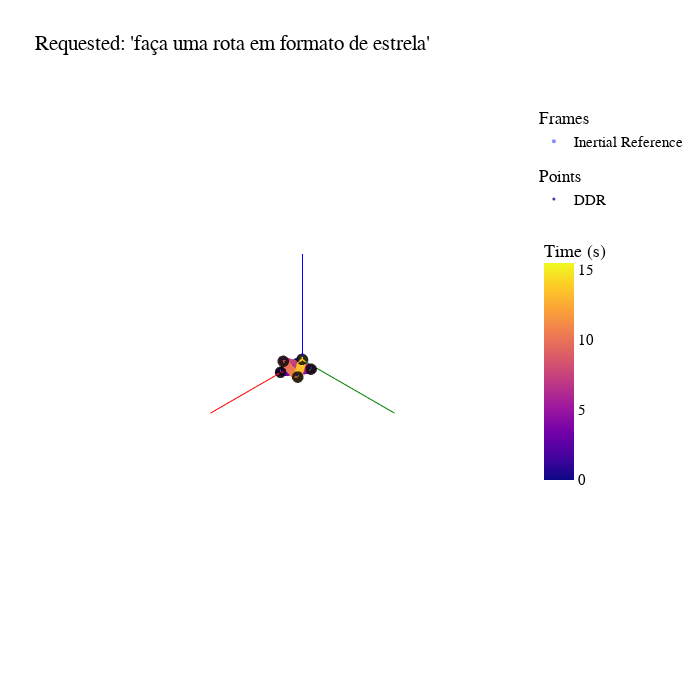

Write notebook code for a chart like this one.
### Code cell
# Create the Scene Viewer
scene = Viewer3D(title=f"Requested:\n'{recognized_speech}'", 
                 size=4) # In m

# Add inertial reference
scene.add_frame(
    transformation=np.eye(4), 
    name="Inertial Reference", 
    axis_size=5
)

# Add robot trajectory 
scene.add_points(points=trajectory, 
                 name='DDR',
                 color=time_vector,
                 colorscale='plasma',
                 range=[time_vector[0], time_vector[-1] + 0.5],
                 colorbar="Time (s)")

# Display poses
n_poses = 5
for pose in poses[::len(poses) // n_poses]:
    # Add poses
    scene.add_frame(
        transformation=pose, 
        axis_size=0.1,
        color='black'
    )

scene.figure.show()

### Figure 1 — Plotly figure (JSON) as saved in the notebook; plotly's stock layout.template omitted (floating-point values rounded to 4 significant figures; data arrays with more than 128 entries replaced by an {"elided": "..."} marker saying what was removed)
{"data": [{"legendgroup": "Frames", "legendgrouptitle": {"text": "Frames"}, "marker": {"opacity": 0.8, "size": 4}, "mode": "markers", "name": "Inertial Reference", "showlegend": true, "type": "scatter3d", "x": [0], "y": [0], "z": [0]}, {"hoverinfo": "skip", "line": {"color": "red", "width": 2}, "mode": "lines", "name": "xInertial Reference", "showlegend": false, "type": "scatter3d", "x": [0, 5], "y": [0, 0], "z": [0, 0]}, {"hoverinfo": "skip", "line": {"color": "green", "width": 2}, "mode": "lines", "name": "yInertial Reference", "showlegend": false, "type": "scatter3d", "x": [0, 0], "y": [0, 5], "z": [0, 0]}, {"hoverinfo": "skip", "line": {"color": "blue", "width": 2}, "mode": "lines", "name": "zInertial Reference", "showlegend": false, "type": "scatter3d", "x": [0, 0], "y": [0, 0], "z": [0, 5]}, {"legendgroup": "Points", "legendgrouptitle": {"text": "Points"}, "marker": {"cmax": 15.5, "cmin": 0, "color": {"elided": "300 float values"}, "colorbar": {"len": 0.5, "lenmode": "fraction", "title": {"text": "Time (s)"}}, "colorscale": [[0, "#0d0887"], [0.1111, "#46039f"], [0.2222, "#7201a8"], [0.3333, "#9c179e"], [0.4444, "#bd3786"], [0.5556, "#d8576b"], [0.6667, "#ed7953"], [0.7778, "#fb9f3a"], [0.8889, "#fdca26"], [1, "#f0f921"]], "opacity": 0.8, "size": 3}, "mode": "markers", "name": "DDR", "showlegend": true, "type": "scatter3d", "x": {"elided": "300 float values"}, "y": {"elided": "300 float values"}, "z": {"elided": "300 float values"}}, {"legendgroup": "Frames", "legendgrouptitle": {"text": "Frames"}, "marker": {"color": "black", "opacity": 0.8, "size": 4}, "mode": "markers", "name": "", "showlegend": false, "type": "scatter3d", "x": [0.025], "y": [0], "z": [0.04]}, {"hoverinfo": "skip", "line": {"color": "red", "width": 2}, "mode": "lines", "name": "x", "showlegend": false, "type": "scatter3d", "x": [0.025, 0.125], "y": [0, 0], "z": [0.04, 0.04]}, {"hoverinfo": "skip", "line": {"color": "green", "width": 2}, "mode": "lines", "name": "y", "showlegend": false, "type": "scatter3d", "x": [0.025, 0.025], "y": [0, 0.1], "z": [0.04, 0.04]}, {"hoverinfo": "skip", "line": {"color": "blue", "width": 2}, "mode": "lines", "name": "z", "showlegend": false, "type": "scatter3d", "x": [0.025, 0.025], "y": [0, 0], "z": [0.04, 0.14]}, {"legendgroup": "Frames", "legendgrouptitle": {"text": "Frames"}, "marker": {"color": "black", "opacity": 0.8, "size": 4}, "mode": "markers", "name": "", "showlegend": false, "type": "scatter3d", "x": [0.9798], "y": [0.01469], "z": [0.04]}, {"hoverinfo": "skip", "line": {"color": "red", "width": 2}, "mode": "lines", "name": "x", "showlegend": false, "type": "scatter3d", "x": [0.9798, 0.8989], "y": [0.01469, 0.07347], "z": [0.04, 0.04]}, {"hoverinfo": "skip", "line": {"color": "green", "width": 2}, "mode": "lines", "name": "y", "showlegend": false, "type": "scatter3d", "x": [0.9798, 0.921], "y": [0.01469, -0.06621], "z": [0.04, 0.04]}, {"hoverinfo": "skip", "line": {"color": "blue", "width": 2}, "mode": "lines", "name": "z", "showlegend": false, "type": "scatter3d", "x": [0.9798, 0.9798], "y": [0.01469, 0.01469], "z": [0.04, 0.14]}, {"legendgroup": "Frames", "legendgrouptitle": {"text": "Frames"}, "marker": {"color": "black", "opacity": 0.8, "size": 4}, "mode": "markers", "name": "", "showlegend": false, "type": "scatter3d", "x": [0.1987], "y": [0.564], "z": [0.04]}, {"hoverinfo": "skip", "line": {"color": "red", "width": 2}, "mode": "lines", "name": "x", "showlegend": false, "type": "scatter3d", "x": [0.1987, 0.2296], "y": [0.564, 0.4689], "z": [0.04, 0.04]}, {"hoverinfo": "skip", "line": {"color": "green", "width": 2}, "mode": "lines", "name": "y", "showlegend": false, "type": "scatter3d", "x": [0.1987, 0.2938], "y": [0.564, 0.5949], "z": [0.04, 0.04]}, {"hoverinfo": "skip", "line": {"color": "blue", "width": 2}, "mode": "lines", "name": "z", "showlegend": false, "type": "scatter3d", "x": [0.1987, 0.1987], "y": [0.564, 0.564], "z": [0.04, 0.14]}, {"legendgroup": "Frames", "legendgrouptitle": {"text": "Frames"}, "marker": {"color": "black", "opacity": 0.8, "size": 4}, "mode": "markers", "name": "", "showlegend": false, "type": "scatter3d", "x": [0.5077], "y": [-0.3395], "z": [0.04]}, {"hoverinfo": "skip", "line": {"color": "red", "width": 2}, "mode": "lines", "name": "x", "showlegend": false, "type": "scatter3d", "x": [0.5077, 0.5386], "y": [-0.3395, -0.2444], "z": [0.04, 0.04]}, {"hoverinfo": "skip", "line": {"color": "green", "width": 2}, "mode": "lines", "name": "y", "showlegend": false, "type": "scatter3d", "x": [0.5077, 0.4126], "y": [-0.3395, -0.3086], "z": [0.04, 0.04]}, {"hoverinfo": "skip", "line": {"color": "blue", "width": 2}, "mode": "lines", "name": "z", "showlegend": false, "type": "scatter3d", "x": [0.5077, 0.5077], "y": [-0.3395, -0.3395], "z": [0.04, 0.14]}, {"legendgroup": "Frames", "legendgrouptitle": {"text": "Frames"}, "marker": {"color": "black", "opacity": 0.8, "size": 4}, "mode": "markers", "name": "", "showlegend": false, "type": "scatter3d", "x": [0.7888], "y": [0.5731], "z": [0.04]}, {"hoverinfo": "skip", "line": {"color": "red", "width": 2}, "mode": "lines", "name": "x", "showlegend": false, "type": "scatter3d", "x": [0.7888, 0.7079], "y": [0.5731, 0.5143], "z": [0.04, 0.04]}, {"hoverinfo": "skip", "line": {"color": "green", "width": 2}, "mode": "lines", "name": "y", "showlegend": false, "type": "scatter3d", "x": [0.7888, 0.8476], "y": [0.5731, 0.4922], "z": [0.04, 0.04]}, {"hoverinfo": "skip", "line": {"color": "blue", "width": 2}, "mode": "lines", "name": "z", "showlegend": false, "type": "scatter3d", "x": [0.7888, 0.7888], "y": [0.5731, 0.5731], "z": [0.04, 0.14]}], "layout": {"font": {"color": "black", "family": "Arial", "size": 15}, "height": 700, "scene": {"aspectmode": "cube", "camera": {"projection": {"type": "orthographic"}}, "xaxis": {"range": [-4, 4], "showaxeslabels": false, "showbackground": false, "showgrid": false, "showspikes": false, "showticklabels": false, "title": {"text": ""}}, "yaxis": {"range": [-4, 4], "showaxeslabels": false, "showbackground": false, "showgrid": false, "showspikes": false, "showticklabels": false, "title": {"text": ""}}, "zaxis": {"range": [-4, 4], "showaxeslabels": false, "showbackground": false, "showgrid": false, "showspikes": false, "showticklabels": false, "title": {"text": ""}}}, "title": {"text": "Requested:\n'faça uma rota em formato de estrela'"}, "width": 700}}
